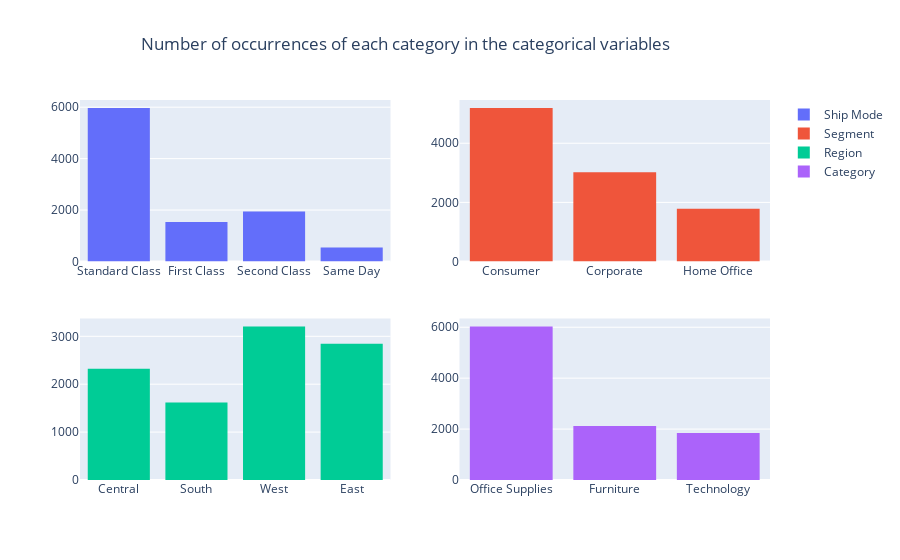

Notebook source saved alongside this figure:
### Code cell
# Plot distribution of the Categorial columns
ship_mode = go.Histogram(x=df["ShipMode"],name="Ship Mode")
segment = go.Histogram(x=df["Segment"],name="Segment")
Region = go.Histogram(x=df["Region"],name="Region")
category = go.Histogram(x=df["Category"],name="Category")

fig = make_subplots(rows=2, cols=2)
fig.append_trace(ship_mode, row = 1, col = 1)
fig.append_trace(segment, row = 1, col = 2)
fig.append_trace(Region, row = 2, col = 1)
fig.append_trace(category, row = 2, col = 2)
fig.update_layout(
    title_text = 'Number of occurrences of each category in the categorical variables',
    title_x=0.45
)

fig.show()

### Figure 1 — Plotly figure (JSON) as saved in the notebook; plotly's stock layout.template omitted (floating-point values rounded to 4 significant figures; data arrays with more than 128 entries replaced by an {"elided": "..."} marker saying what was removed)
{"data": [{"name": "Ship Mode", "type": "histogram", "x": {"elided": "9993 str values"}, "xaxis": "x", "yaxis": "y"}, {"name": "Segment", "type": "histogram", "x": {"elided": "9993 str values"}, "xaxis": "x2", "yaxis": "y2"}, {"name": "Region", "type": "histogram", "x": {"elided": "9993 str values"}, "xaxis": "x3", "yaxis": "y3"}, {"name": "Category", "type": "histogram", "x": {"elided": "9993 str values"}, "xaxis": "x4", "yaxis": "y4"}], "layout": {"title": {"text": "Number of occurrences of each category in the categorical variables", "x": 0.45}, "xaxis": {"anchor": "y", "domain": [0, 0.45]}, "xaxis2": {"anchor": "y2", "domain": [0.55, 1]}, "xaxis3": {"anchor": "y3", "domain": [0, 0.45]}, "xaxis4": {"anchor": "y4", "domain": [0.55, 1]}, "yaxis": {"anchor": "x", "domain": [0.575, 1]}, "yaxis2": {"anchor": "x2", "domain": [0.575, 1]}, "yaxis3": {"anchor": "x3", "domain": [0, 0.425]}, "yaxis4": {"anchor": "x4", "domain": [0, 0.425]}}}
